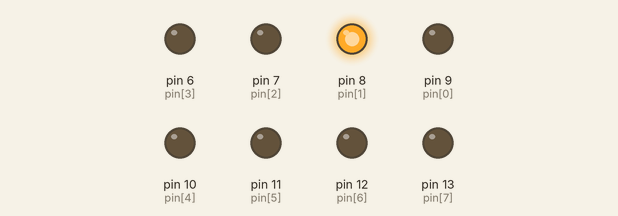
A sketch run on a simulated Arduino Uno, built with avr-gcc and run on an emulated ATmega328P. Shown: output pins drawn as LEDs (lit = HIGH).

Above: at 0.22 s.
At 1.2 s:
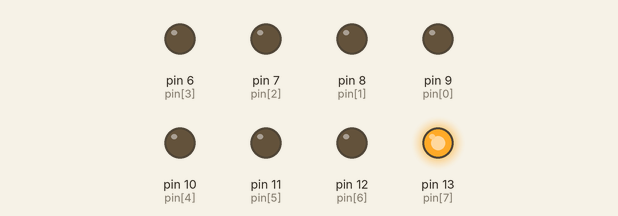
At 2.77 s:
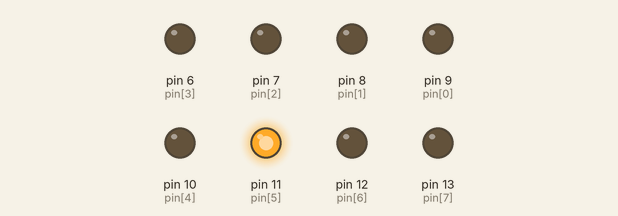
At 4.12 s:
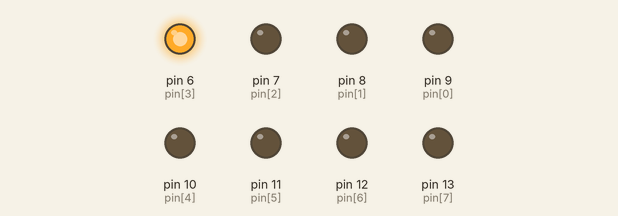
At 5.62 s:
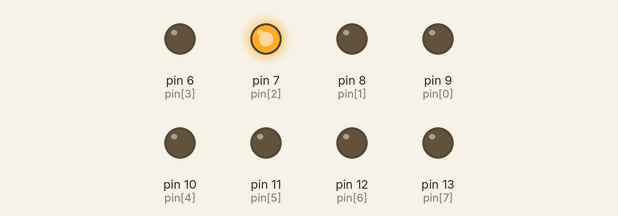
At 7.2 s:
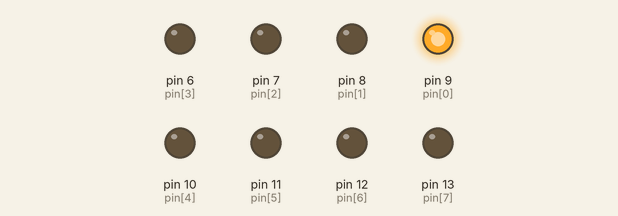
Timing chart, 0 to 8.3 s (numbered marks = the images above):
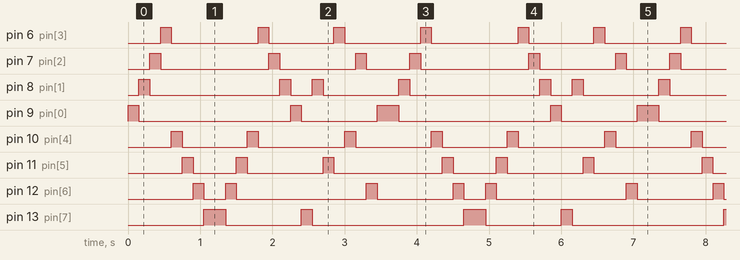

The sketch:

ledzigzag_while.ino
```cpp
int pin[] = {9, 8, 7, 6, 10, 11, 12, 13};
int d = 150;
int i = 0;

void setup() {
  while (i < 8) {
    pinMode(pin[i], OUTPUT);
    i++;
  }
}

void loop() {
  PutarKiri();
  PutarKanan();
  ZigZag();
}

void PutarKiri() {
  i = 0;
  while (i < 8) {
    digitalWrite(pin[i], HIGH);
    delay(d);
    digitalWrite(pin[i], LOW);
    i++;
  }
}

void PutarKanan() {
  i = 7;
  while (i >= 0) {
    digitalWrite(pin[i], HIGH);
    delay(d);
    digitalWrite(pin[i], LOW);
    i--;
  }
}

void ZigZag() {
  int zigzagPin[] = {9, 12, 7, 10, 6, 11, 8, 13};
  i = 7;
  while (i >= 0) {
    digitalWrite(zigzagPin[i], HIGH);
    delay(d);
    digitalWrite(zigzagPin[i], LOW);
    i--;
  }
}
```

Measured:
- by itself, pin 6 (pin[3]): repeats every 3.6 s: LOW 1.2 s, HIGH 0.15 s, LOW 0.90 s, HIGH 0.15 s, LOW 1.1 s, HIGH 0.15 s
- by itself, pin 7 (pin[2]): repeats every 3.6 s: LOW 1.5 s, HIGH 0.15 s, LOW 1.1 s, HIGH 0.15 s, LOW 0.60 s, HIGH 0.15 s
- by itself, pin 8 (pin[1]): repeats every 3.6 s: LOW 1.8 s, HIGH 0.15 s, LOW 0.30 s, HIGH 0.15 s, LOW 1.1 s, HIGH 0.15 s
- by itself, pin 9 (pin[0]): repeats every 3.6 s: LOW 2.1 s, HIGH 0.15 s, LOW 1.1 s, HIGH 0.30 s
- by itself, pin 10 (pin[4]): repeats every 3.6 s: LOW 0.90 s, HIGH 0.15 s, LOW 1.2 s, HIGH 0.15 s, LOW 1.1 s, HIGH 0.15 s
- by itself, pin 11 (pin[5]): repeats every 3.6 s: LOW 0.60 s, HIGH 0.15 s, LOW 1.1 s, HIGH 0.15 s, LOW 1.5 s, HIGH 0.15 s
- by itself, pin 12 (pin[6]): repeats every 3.6 s: LOW 0.30 s, HIGH 0.15 s, LOW 1.8 s, HIGH 0.15 s, LOW 1.1 s, HIGH 0.15 s
- by itself, pin 13 (pin[7]): repeats every 3.6 s: LOW 1.1 s, HIGH 0.15 s, LOW 2.1 s, HIGH 0.30 s
